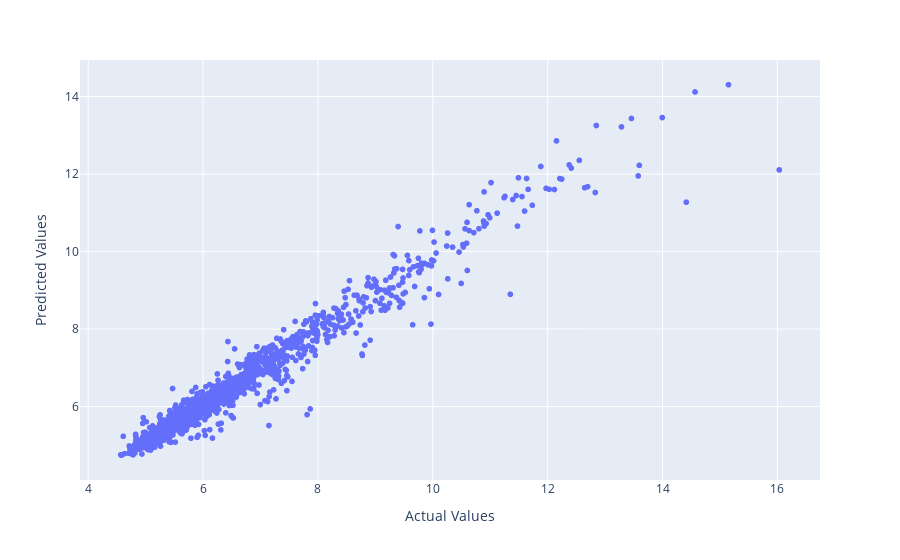

Write notebook code for a chart like this one.
### Code cell
fig = px.scatter(x = y_valid,y = y_pred, labels={'x': 'Actual Values', 'y': 'Predicted Values'})
fig.show()

### Figure 1 — Plotly figure (JSON) as saved in the notebook; plotly's stock layout.template omitted (floating-point values rounded to 4 significant figures; data arrays with more than 128 entries replaced by an {"elided": "..."} marker saying what was removed)
{"data": [{"hovertemplate": "Actual Values=%{x}<br>Predicted Values=%{y}<extra></extra>", "legendgroup": "", "marker": {"color": "#636efa", "symbol": "circle"}, "mode": "markers", "name": "", "showlegend": false, "type": "scattergl", "x": {"elided": "1300 float values"}, "xaxis": "x", "y": {"elided": "1300 float values"}, "yaxis": "y"}], "layout": {"legend": {"tracegroupgap": 0}, "margin": {"t": 60}, "xaxis": {"anchor": "y", "domain": [0, 1], "title": {"text": "Actual Values"}}, "yaxis": {"anchor": "x", "domain": [0, 1], "title": {"text": "Predicted Values"}}}}
